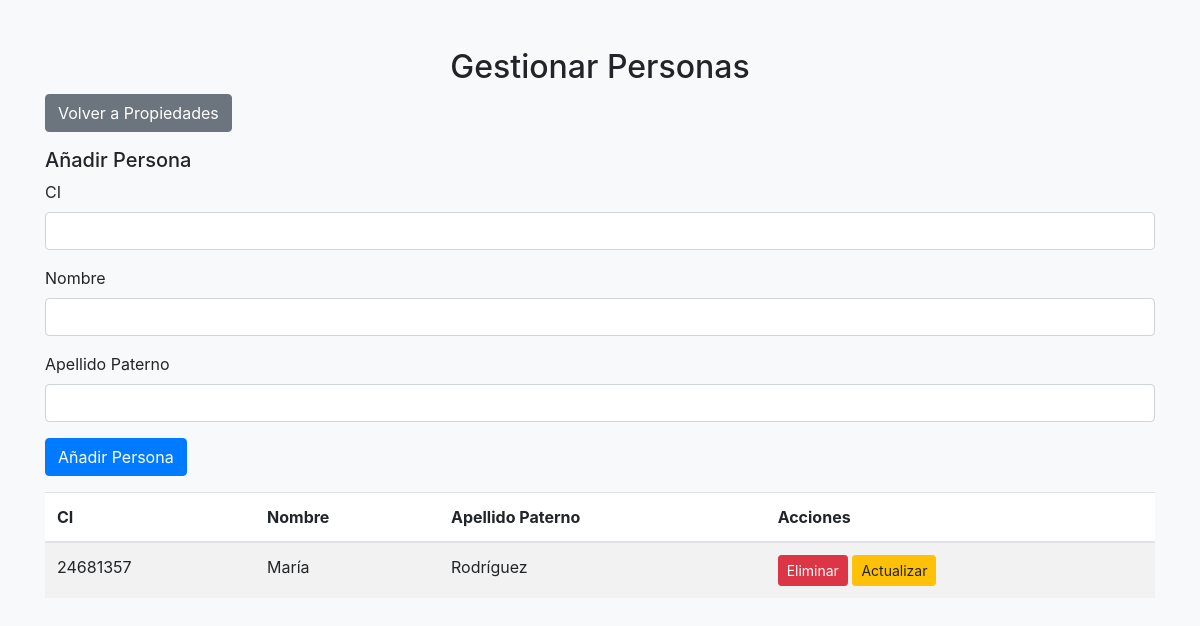
Screenshot of /1Examen324/pregunta2/personas.php?id=121 (signed in) with the database file from the repository.
### tables this page shows
CREATE TABLE `persona` (
  `ci` int(11) NOT NULL,
  `nombre` varchar(100) DEFAULT NULL,
  `paterno` varchar(100) DEFAULT NULL
);

### 1Examen324/pregunta2/personas.php (the view, shortened to what this page needs)
<?php
$servername = "localhost";
$username = "root";
$password = "";
$dbname = "bdalan";
$conn = new mysqli($servername, $username, $password, $dbname);
$id = $_GET['id'] ?? 0;
$personas = $conn->query("SELECT * FROM Persona WHERE ci IN (SELECT ci FROM Catastro WHERE id='$id')");
?>
<!DOCTYPE html>
<html lang="es">
<head>
    <link href="https://stackpath.bootstrapcdn.com/bootstrap/4.5.2/css/bootstrap.min.css" rel="stylesheet">
    <link href="styles.css" rel="stylesheet">
</head>
<body>
    <div class="container mt-5">
        <h2 class="text-center">Gestionar Personas</h2>
        <a href="propiedades.php" class="btn btn-secondary mb-3">Volver a Propiedades</a>
        <form method="post" class="mb-3">
            <h5>Añadir Persona</h5>
            <div class="form-group">
                <label for="ci">CI</label>
                <input type="text" class="form-control" id="ci" name="ci" required>
            </div>
            <div class="form-group">
                <label for="nombre">Nombre</label>
                <input type="text" class="form-control" id="nombre" name="nombre" required>
            </div>
            <div class="form-group">
                <label for="paterno">Apellido Paterno</label>
                <input type="text" class="form-control" id="paterno" name="paterno" required>
            </div>
            <button type="submit" class="btn btn-primary">Añadir Persona</button>
        </form>
        <table class="table table-striped">
            <thead>
                <tr>
                    <th>CI</th>
                    <th>Nombre</th>
                    <th>Apellido Paterno</th>
                    <th>Acciones</th>
                </tr>
            </thead>
            <tbody>
                <?php while ($row = $personas->fetch_assoc()): ?>
                    <tr>
                        <td><?= $row['ci']; ?></td>
                        <td><?= $row['nombre']; ?></td>
                        <td><?= $row['paterno']; ?></td>
                        <td>
                            <a href="?delete_ci=<?= $row['ci']; ?>&id=<?= $id; ?>" class="btn btn-danger btn-sm" onclick="return confirm('¿Estás seguro de eliminar esta persona?');">Eliminar</a>
                            <a href="#" class="btn btn-warning btn-sm" data-toggle="modal" data-target="#updateModal<?= $row['ci']; ?>">Actualizar</a>
                        </td>
                    </tr>
                <?php endwhile; ?>
            </tbody>
        </table>
    </div>
</body>
</html>

### 1Examen324/pregunta2/styles.css (style rules this page uses)
body { background-color: #f8f9fa; }
.btn-primary { background-color: #007bff; border-color: #007bff; }
.btn-danger { background-color: #dc3545; border-color: #dc3545; }
.table { background-color: white; }

### rows the page displays
persona: ci "24681357", nombre "María", paterno "Rodríguez"
